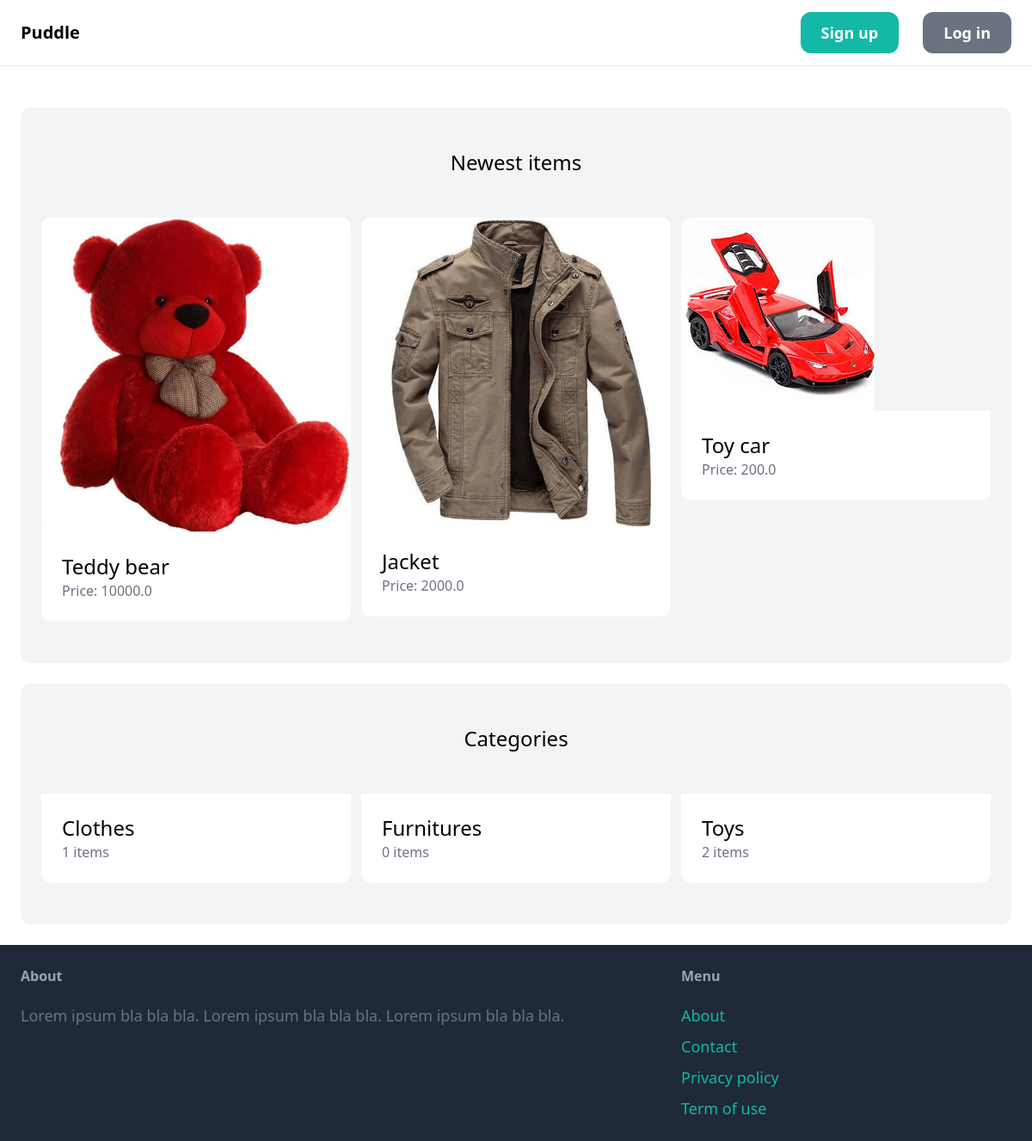
The page / on the database its author committed.
### item/models.py (models this page shows, shortened)
class Item(models.Model):
    category = models.ForeignKey(Category, related_name='items', on_delete=models.CASCADE)
    name = models.CharField(max_length=255)
    description = models.TextField(blank=True, null=True)
    price = models.FloatField()
    image = models.ImageField(upload_to='item_images', blank=True, null=True)
    is_sold = models.BooleanField(default=False)
    created_by = models.ForeignKey(User, related_name='items', on_delete=models.CASCADE)
    created_at = models.DateTimeField(auto_now_add=True)

class Category(models.Model):
    name = models.CharField(max_length=255)
    class Meta:
        ordering = ('name',)
        verbose_name_plural = 'Categories'

### core/views.py (the view)
# urls.py: path('', views.index, name='index'),
def index(request):
    items = Item.objects.filter(is_sold=False)[0:6]
    categories = Category.objects.all()
    return render(request, 'core/index.html', {
        'categories': categories,
        'items': items,
    })

### core/templates/core/index.html (shortened to what this page needs)
{% extends 'core/base.html' %}
{% block content %}
    <div class="mt-6 px-6 py-12 bg-gray-100 rounded-xl">
        <h2 class="mb-12 text-2xl text-center">Newest items</h2>
        <div class="grid grid-cols-3 gap-3">
            {% for item in items %}
                <div>
                    <a href="{% url 'item:detail' item.id %}">
                        <div>
                            <img src="{{ item.image.url }}" class="rounded-t-xl">
                        </div>
                        <div class="p-6 bg-white rounded-b-xl">
                            <h2 class="text-2xl">{{ item.name }}</h2>
                            <p class="text-gray-500">Price: {{ item.price }}</p>
                        </div>
                    </a>
                </div>
            {% endfor %}
        </div>
    </div>
    <div class="mt-6 px-6 py-12 bg-gray-100 rounded-xl">
        <h2 class="mb-12 text-2xl text-center">Categories</h2>
        <div class="grid grid-cols-3 gap-3">
            {% for category in categories %}
                <div>
                    <a href="#">
                        <div class="p-6 bg-white rounded-b-xl">
                            <h2 class="text-2xl">{{ category.name }}</h2>
                            <p class="text-gray-500">{{ category.items.count }} items</p>
                        </div>
                    </a>
                </div>
            {% endfor %}
        </div>
    </div>
{% endblock %}

### core/templates/core/base.html (shortened to what this page needs)
<!doctype html>
<html>
    <head>
        <script src="https://cdn.tailwindcss.com"></script>
    </head>
    <body>
        <nav class="py-6 px-6 flex justify-between items-center border-b border-gray-200">
            <a href="/" class="text-xl font-semibold">Puddle</a>
            <div class="space-x-6">
                    <a href="{% url 'core:signup' %}" class="px-6 py-3 text-lg font-semibold bg-teal-500 text-white rounded-xl hover:bg-teal-700">Sign up</a>
                    <a href="{% url 'core:login' %}" class="px-6 py-3 text-lg font-semibold bg-gray-500 text-white rounded-xl hover:bg-gray-700">Log in</a>
            </div>
        </nav>
        <div class="px-6 py-6">
            {% block content %}
            {% endblock %}
        </div>
        <footer class="py-6 px-6 flex justify-between bg-gray-800">
            <div class="w-2/3 pr-10">
                <h3 class="mb-5 font-semibold text-gray-400">About</h3>
                <p class="text-lg text-gray-500">Lorem ipsum bla bla bla. Lorem ipsum bla bla bla. Lorem ipsum bla bla bla.</p>
            </div>
            <div class="w-1/3">
                <h3 class="mb-5 font-semibold text-gray-400">Menu</h3>
                <ul class="space-y-2">
                    <li><a href="#" class="text-lg text-teal-500 hover:text-teal-700">About</a></li>
                    <li><a href="{% url 'core:contact' %}" class="text-lg text-teal-500 hover:text-teal-700">Contact</a></li>
                    <li><a href="#" class="text-lg text-teal-500 hover:text-teal-700">Privacy policy</a></li>
                    <li><a href="#" class="text-lg text-teal-500 hover:text-teal-700">Term of use</a></li>
                </ul>
            </div>
        </footer>
    </body>
</html>

### rows shown on the page
Item: image (picture), name "Teddy bear", price "10000.0"
Item: image (picture), name "Jacket", price "2000.0"
Item: image (picture), name "Toy car", price "200.0"
Category: name "Clothes", items.count "1"
Category: name "Furnitures", items.count "0"
Category: name "Toys", items.count "2"
